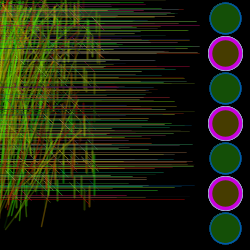
Frame 1 (no input)
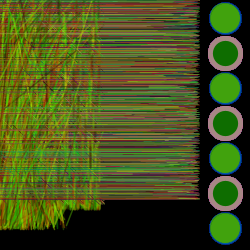
Frame 60 (the mouse pressed at the canvas centre just before this capture)
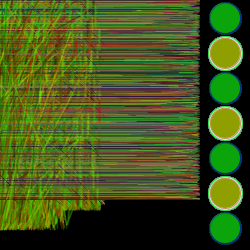
Frame 120 (the mouse held since frame 60 and released just before this capture)

The Processing sketch that drew these frames (run headless with seeded random() and noise(); from frame 60 on, the mouse is pressed at the canvas centre):

// Processing sketch: processing_17899
// ── processing_17899.pde

float posX, posY;
float counter=200;

void setup(){
size(250,250);
background(0);

}
 
void draw(){
for(int i=0; i<counter; i++){
posX = random(100);
posY = random(200);
 

//GREEN ELLIPSES
stroke(color(random(0),random(102), random(200)));
strokeWeight(random(2));
fill(color(random(100),random(250), random(30)));
ellipse(225,18,30,30);
ellipse(225,88,30,30);
ellipse(225,158,30,30);
ellipse(225,228,30,30);

//OTHER ELLIPSES
stroke(color(random(255),random(255), random(255)));
strokeWeight(random(5));
fill(color(random(204),random(255), random(0)));
ellipse(225,53,30,30);
ellipse(225,123,30,30);
ellipse(225,193,30,30);

//BOTTOM LINES
//line(10,250,1000,100);



//LINES
stroke(color(random(180),random(190),random(100)));

strokeWeight(0.5);
line(random(posX-100),posY,posX+100,posY);

strokeWeight(0.5);
line(posX-5,posY-5,posX+5,posY+5);

stroke(random(204),random(255),0,100);
strokeWeight(2);
line(posX,posY-10,posX,posY+10);

strokeWeight(1.5);
line(random(posX+10),random(posY-10),random(posX-30),posY+30);
}
counter++;
}
